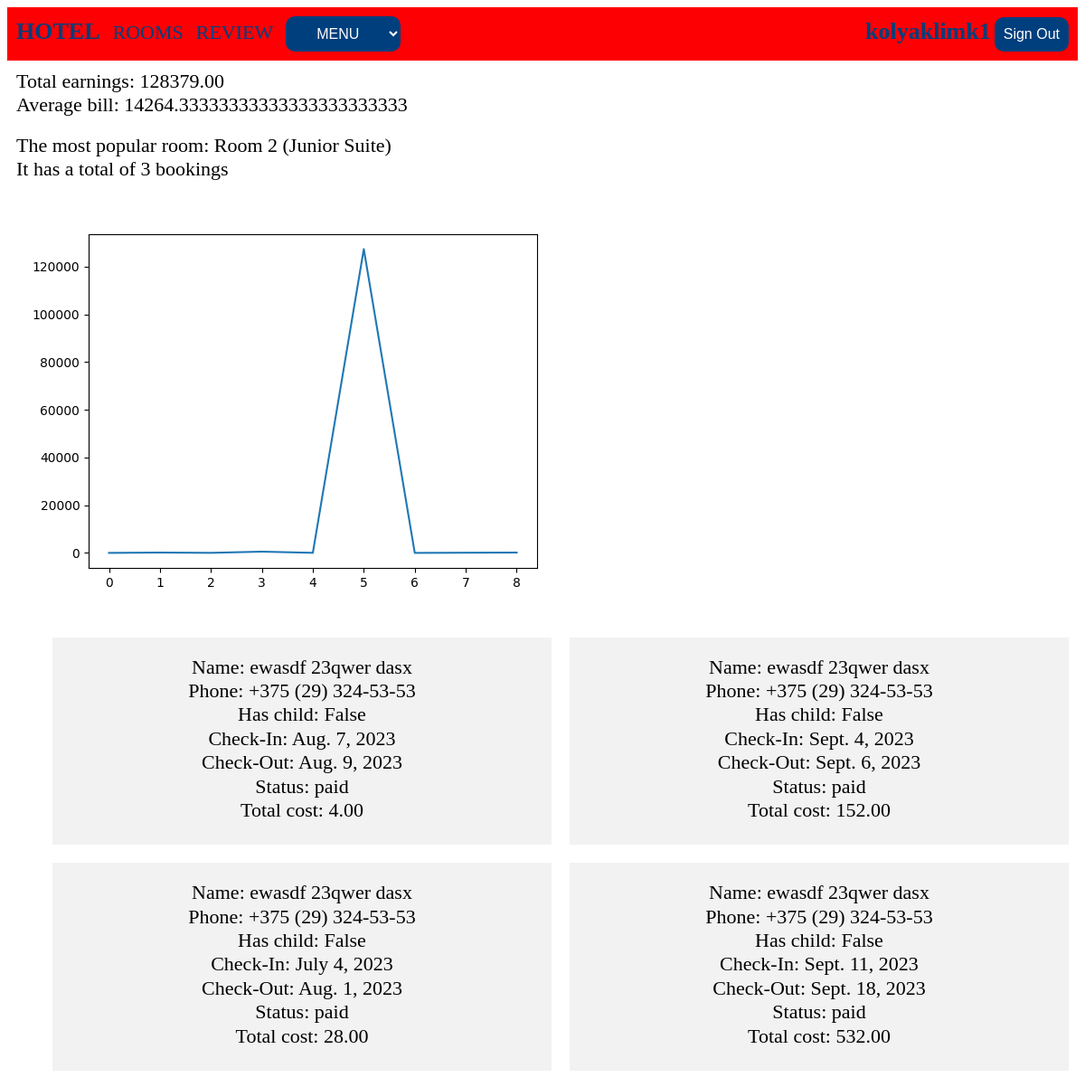
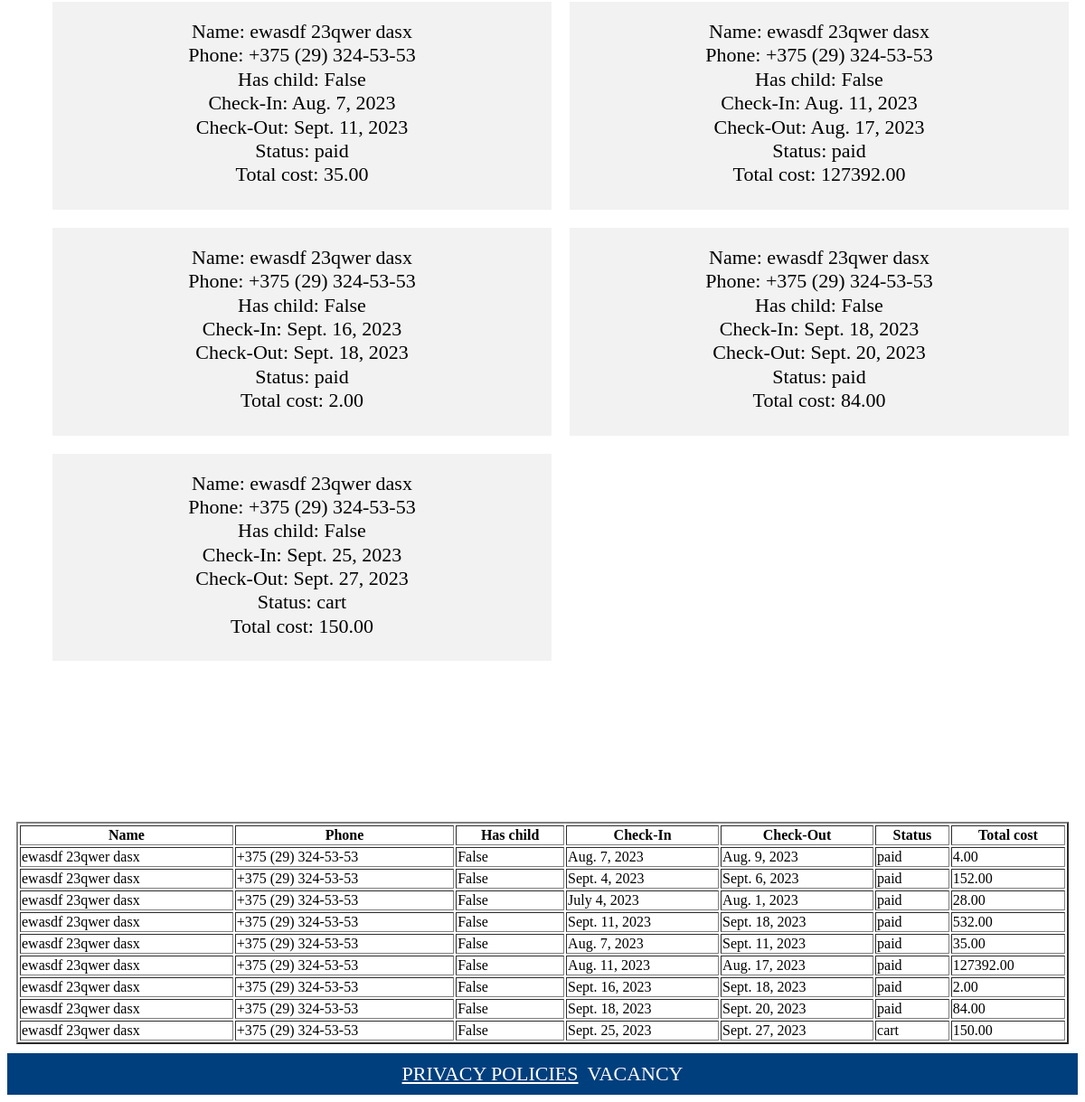
Page /hotel/analyse/ (signed in) on the committed database (2 pictures, top to bottom).
### hotel/models.py (models this page shows, shortened)
class Client(AbstractUser):
    first_name = models.CharField(max_length=100)
    last_name = models.CharField(max_length=100)
    patronymic = models.CharField(max_length=100)
    birth_date = models.DateField()
    phone_number = models.CharField(max_length=20)
    def __str__(self):
        return f"{self.last_name} {self.first_name} {self.patronymic}"

class Room(models.Model):
    category = models.ForeignKey(Category, on_delete=models.CASCADE)
    capacity = models.IntegerField()
    price = models.DecimalField(max_digits=8, decimal_places=2)
    photo = models.ImageField(upload_to='static/rooms/', blank=True)
    def __str__(self):
        return f"Room {self.id} ({self.category})"

class Category(models.Model):
    name = models.CharField(max_length=50)
    def __str__(self):
        return self.name

class Booking(models.Model):
    room = models.ForeignKey(Room, on_delete=models.CASCADE)
    client = models.ForeignKey(Client, on_delete=models.CASCADE)
    check_in_date = models.DateField()
    check_out_date = models.DateField()
    has_child = models.BooleanField(default=False)
    STATUS_CHOICES = [
        ('paid', 'Paid'),
        ('cart', 'Cart'),
    ]
    status = models.CharField(max_length=10, choices=STATUS_CHOICES, default='cart')
    def calculate_total_cost(self):
        duration = self.check_out_date - self.check_in_date
        return duration.days * self.room.price

### hotel/views.py (the view)
# urls.py: path('analyse/', views.analyse, name='hotel_analyse')
def analyse(request):
    if not request.user.is_authenticated:
        return redirect("hotel:hotel_list", 0)
    try:
        bookings = Booking.objects.all()
        list_total_cost = [booking.calculate_total_cost() for booking in bookings]
        sum_cost = sum(list_total_cost)
        average_bill = sum_cost / len(list_total_cost)
        popular_rooms = Booking.objects.values('room').annotate(total_bookings=Count('room')). \
            order_by('-total_bookings').first()
        total_bookings = popular_rooms['total_bookings']
        room = Room.objects.get(id=popular_rooms['room'])
        plt.plot(list_total_cost)
        buf = io.BytesIO()
        plt.savefig(buf, format='png')
        buf.seek(0)
        plot_data = base64.b64encode(buf.read()).decode('ascii')
        return render(request, 'hotel/hotel_analyse.html', {'bookings': bookings,
                                                            'total_earnings': sum_cost,
                                                            'average_bill': average_bill,
                                                            'total_bookings': total_bookings,
                                                            'most_popular_room': room,
                                                            'plot_data': plot_data})
    except:
        return render(request, 'hotel/hotel_analyse.html', {'bookings': None,
                                                            'total_earnings': None,
                                                            'average_bill': None,
                                                            'total_bookings': None,
                                                            'most_popular_room': None,
                                                            'plot_data': None})

### hotel/templates/hotel/hotel_analyse.html (shortened to what this page needs)
{% extends 'hotel/base_hotel.html' %}
{% block content %}
<Label class="room-text" style="text-align: center;">Total earnings: {{total_earnings}}</Label><br>
<Label class="room-text" style="text-align: center;">Average bill: {{average_bill}}</Label><br><br>
<Label class="room-text" style="text-align: center;">The most popular room: {{most_popular_room}}</Label><br>
<Label class="room-text" style="text-align: center;">It has a total of {{total_bookings}} bookings</Label><br>
<img>
<ul class="room-list">
    {% for booking in bookings %}
    <li class="room-item">
        <div class="room-text">
            <label>Name: {{ booking.client }}</label><br>
            <label>Phone: {{ booking.client.phone_number }}</label><br>
            <label>Has child: {{ booking.has_child }}</label><br>
            <label>Check-In: {{ booking.check_in_date }}</label><br>
            <label>Check-Out: {{ booking.check_out_date }}</label><br>
            <label>Status: {{ booking.status }}</label><br>
            <label>Total cost: {{ booking.calculate_total_cost }}</label>
        </div>
    </li>
    {% empty %}
    <li>No booking</li>
    {% endfor %}
</ul>
<table border="2" style="width:100%;">
    <tr>
        <th>Name</th>
        <th>Phone</th>
        <th>Has child</th>
        <th>Check-In</th>
        <th>Check-Out</th>
        <th>Status</th>
        <th>Total cost</th>
    </tr>
    {% for booking in bookings %}
    <tr>
        <td>{{ booking.client }}</td>
        <td> {{ booking.client.phone_number }}</td>
        <td> {{ booking.has_child }}</td>
        <td> {{ booking.check_in_date }}</td>
        <td> {{ booking.check_out_date }}</td>
        <td>{{ booking.status }}</td>
        <br>
        <td> {{ booking.calculate_total_cost }}</td>
    </tr>
    {% empty %}
    <li>No booking</li>
    {% endfor %}
</table>
{% endblock %}

### hotel/templates/hotel/base_hotel.html (shortened to what this page needs)
<!DOCTYPE html>
<html>
<head>
    <link rel="stylesheet" type="text/css" href="/static/css/my1.css">
</head>
<body>
<header>
    <div class="header">
        <div>
            <label class="text1" onclick="window.location.href='{%url 'main:home' %}';">HOTEL</label>
            <label style="margin: 0px 10px 0px 10px" class="text2"
                   onclick="window.location.href='{%url 'hotel:hotel_list' 0 %}';">ROOMS</label>
            <label style="margin: 0px 10px 0px 0px" class="text2"
                   onclick="window.location.href='{%url 'review:home' %}';">REVIEW</label>
            <select class="button1" onchange="window.location.href=this.value;">
                <option value="" selected disabled>MENU</option>
            </select>
        </div>
        {% if user.is_authenticated %}
        <div>
            <label class="text1">{{user.username}}</label>
            <button class="button1" onclick="location.href='{%url 'auth_user:logout' %}'">Sign Out</button>
        </div>
        {% else %}
        <div>
            <button class="button1" onclick="location.href='{%url 'auth_user:register' %}'">Sigh Up</button>
            <button class="button1" onclick="location.href='{%url 'auth_user:login' %}'">Sign In</button>
        </div>
        {% endif %}
    </div>
</header>
<div style="padding: 10px;">
    {% block content %}
    {% endblock %}
</div>
<footer>
    <div class="footer">
        <a style="margin: 0px 10px 0px 0px" class="text3" href="/static/policy/policy.pdf"
           download="Privacy_Policies.pdf">PRIVACY POLICIES</a>
        <label class="text3" onclick="window.location.href='{%url 'vacancy:home' %}';">VACANCY</label>
    </div>
</footer>
</body>
</html>

### static/css/my1.css (style rules this page uses)
.header { display: flex; justify-content: space-between; align-items: center; background-color: #fd0003; padding: 10px; spacing: 10px; }
.footer { display: flex; justify-content: center; align-items: center; background-color: #003f7d; padding: 10px; spacing: 10px; }
.text1 { font-size: 26px; font-weight: bold; cursor: pointer; color: #003f7d; }
.text2 { font-size: 22px; font-weight: normal; cursor: pointer; color: #003f7d; }
.text3 { font-size: 22px; font-weight: normal; cursor: pointer; color: white; }
.button1 { background-color: #003f7d; color: white; border: none; padding: 10px 10px; text-align: center; text-decoration: none; display: inline-block; font-size: 16px; cursor: pointer; border-radius: 10px; }

### rows in the picture
Client: username "kolyaklimk1"
Room: id+category "Room 2 (Junior Suite)"
Booking: client "ewasdf 23qwer dasx", client.phone_number "+375 (29) 324-53-53", has_child "False", check_in_date "Aug. 7, 2023", check_out_date "Aug. 9, 2023", status "paid", calculate_total_cost "4.00"
Booking: client "ewasdf 23qwer dasx", client.phone_number "+375 (29) 324-53-53", has_child "False", check_in_date "Sept. 4, 2023", check_out_date "Sept. 6, 2023", status "paid", calculate_total_cost "152.00"
Booking: client "ewasdf 23qwer dasx", client.phone_number "+375 (29) 324-53-53", has_child "False", check_in_date "July 4, 2023", check_out_date "Aug. 1, 2023", status "paid", calculate_total_cost "28.00"
Booking: client "ewasdf 23qwer dasx", client.phone_number "+375 (29) 324-53-53", has_child "False", check_in_date "Sept. 11, 2023", check_out_date "Sept. 18, 2023", status "paid", calculate_total_cost "532.00"
Booking: client "ewasdf 23qwer dasx", client.phone_number "+375 (29) 324-53-53", has_child "False", check_in_date "Aug. 7, 2023", check_out_date "Sept. 11, 2023", status "paid", calculate_total_cost "35.00"
Booking: client "ewasdf 23qwer dasx", client.phone_number "+375 (29) 324-53-53", has_child "False", check_in_date "Aug. 11, 2023", check_out_date "Aug. 17, 2023", status "paid", calculate_total_cost "127392.00"
Booking: client "ewasdf 23qwer dasx", client.phone_number "+375 (29) 324-53-53", has_child "False", check_in_date "Sept. 16, 2023", check_out_date "Sept. 18, 2023", status "paid", calculate_total_cost "2.00"
Booking: client "ewasdf 23qwer dasx", client.phone_number "+375 (29) 324-53-53", has_child "False", check_in_date "Sept. 18, 2023", check_out_date "Sept. 20, 2023", status "paid", calculate_total_cost "84.00"
Booking: client "ewasdf 23qwer dasx", client.phone_number "+375 (29) 324-53-53", has_child "False", check_in_date "Sept. 25, 2023", check_out_date "Sept. 27, 2023", status "cart", calculate_total_cost "150.00"

### other values in the picture
{{ total_earnings }} "128379.00"
{{ average_bill }} "14264.33333333333333333333333"
{{ total_bookings }} "3"
